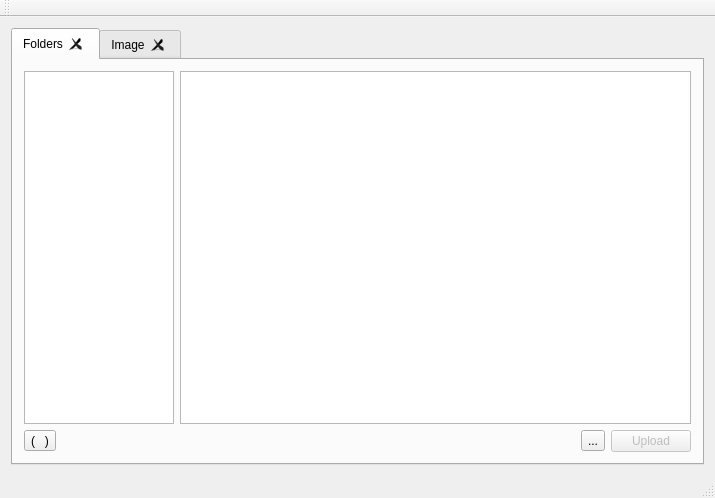
<?xml version="1.0" encoding="UTF-8"?>
<ui version="4.0">
 <class>MediaWindow</class>
 <widget class="QMainWindow" name="MediaWindow">
  <property name="geometry">
   <rect>
    <x>0</x>
    <y>0</y>
    <width>715</width>
    <height>498</height>
   </rect>
  </property>
  <property name="windowTitle">
   <string>Media Browser</string>
  </property>
  <widget class="QWidget" name="centralWidget">
   <layout class="QHBoxLayout" name="horizontalLayout_2">
    <item>
     <widget class="QTabWidget" name="tabMain">
      <property name="tabShape">
       <enum>QTabWidget::Rounded</enum>
      </property>
      <property name="currentIndex">
       <number>0</number>
      </property>
      <property name="tabsClosable">
       <bool>true</bool>
      </property>
      <property name="movable">
       <bool>false</bool>
      </property>
      <widget class="QWidget" name="tabFileSystem">
       <attribute name="title">
        <string>Folders</string>
       </attribute>
       <layout class="QVBoxLayout" name="verticalLayout">
        <item>
         <layout class="QHBoxLayout" name="horizontalLayout_3" stretch="0,1">
          <item>
           <widget class="QTreeWidget" name="tagsTree">
            <property name="maximumSize">
             <size>
              <width>150</width>
              <height>16777215</height>
             </size>
            </property>
            <property name="rootIsDecorated">
             <bool>true</bool>
            </property>
            <property name="headerHidden">
             <bool>true</bool>
            </property>
            <column>
             <property name="text">
              <string notr="true">1</string>
             </property>
            </column>
           </widget>
          </item>
          <item>
           <widget class="QListView" name="listView">
            <property name="sizePolicy">
             <sizepolicy hsizetype="Expanding" vsizetype="Expanding">
              <horstretch>0</horstretch>
              <verstretch>0</verstretch>
             </sizepolicy>
            </property>
            <property name="autoFillBackground">
             <bool>false</bool>
            </property>
            <property name="frameShape">
             <enum>QFrame::StyledPanel</enum>
            </property>
            <property name="frameShadow">
             <enum>QFrame::Sunken</enum>
            </property>
            <property name="iconSize">
             <size>
              <width>100</width>
              <height>100</height>
             </size>
            </property>
            <property name="textElideMode">
             <enum>Qt::ElideRight</enum>
            </property>
            <property name="movement">
             <enum>QListView::Static</enum>
            </property>
            <property name="flow">
             <enum>QListView::LeftToRight</enum>
            </property>
            <property name="resizeMode">
             <enum>QListView::Adjust</enum>
            </property>
            <property name="layoutMode">
             <enum>QListView::SinglePass</enum>
            </property>
            <property name="spacing">
             <number>2</number>
            </property>
            <property name="viewMode">
             <enum>QListView::IconMode</enum>
            </property>
            <property name="uniformItemSizes">
             <bool>false</bool>
            </property>
            <property name="batchSize">
             <number>80</number>
            </property>
            <property name="wordWrap">
             <bool>true</bool>
            </property>
           </widget>
          </item>
         </layout>
        </item>
        <item>
         <layout class="QHBoxLayout" name="horizontalLayout" stretch="0,0,0,0">
          <item>
           <widget class="QToolButton" name="btnRefresh">
            <property name="text">
             <string>(   )</string>
            </property>
           </widget>
          </item>
          <item>
           <spacer name="horizontalSpacer">
            <property name="orientation">
             <enum>Qt::Horizontal</enum>
            </property>
            <property name="sizeHint" stdset="0">
             <size>
              <width>40</width>
              <height>20</height>
             </size>
            </property>
           </spacer>
          </item>
          <item>
           <widget class="QToolButton" name="addButton">
            <property name="text">
             <string>...</string>
            </property>
           </widget>
          </item>
          <item>
           <widget class="QPushButton" name="btnUpload">
            <property name="enabled">
             <bool>false</bool>
            </property>
            <property name="text">
             <string>Upload</string>
            </property>
           </widget>
          </item>
         </layout>
        </item>
       </layout>
      </widget>
      <widget class="QWidget" name="tabImage">
       <property name="autoFillBackground">
        <bool>false</bool>
       </property>
       <attribute name="title">
        <string>Image</string>
       </attribute>
      </widget>
     </widget>
    </item>
   </layout>
  </widget>
  <widget class="QMenuBar" name="menuBar">
   <property name="geometry">
    <rect>
     <x>0</x>
     <y>0</y>
     <width>715</width>
     <height>21</height>
    </rect>
   </property>
  </widget>
  <widget class="QToolBar" name="mainToolBar">
   <attribute name="toolBarArea">
    <enum>TopToolBarArea</enum>
   </attribute>
   <attribute name="toolBarBreak">
    <bool>false</bool>
   </attribute>
  </widget>
  <widget class="QStatusBar" name="statusBar"/>
 </widget>
 <layoutdefault spacing="6" margin="11"/>
 <resources/>
 <connections/>
 <slots>
  <slot>btnUpload_clicked()</slot>
 </slots>
</ui>
